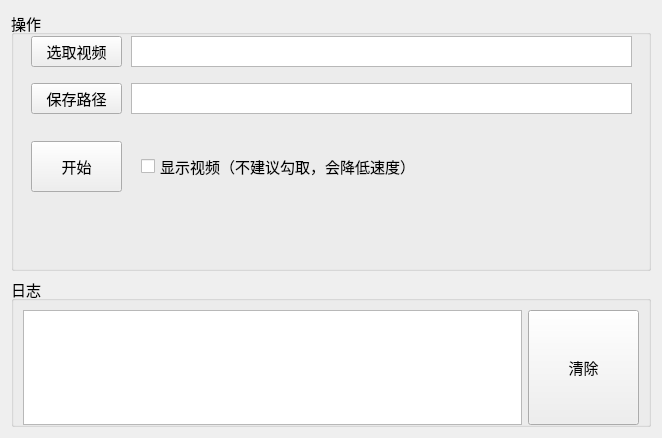
<?xml version="1.0" encoding="UTF-8"?>
<ui version="4.0">
 <class>MainUI</class>
 <widget class="QWidget" name="MainUI">
  <property name="geometry">
   <rect>
    <x>0</x>
    <y>0</y>
    <width>660</width>
    <height>436</height>
   </rect>
  </property>
  <property name="windowTitle">
   <string>Form</string>
  </property>
  <layout class="QGridLayout" name="gridLayout_2">
   <item row="0" column="0">
    <layout class="QGridLayout" name="gridLayout">
     <item row="0" column="0">
      <widget class="QGroupBox" name="groupBox">
       <property name="sizePolicy">
        <sizepolicy hsizetype="Minimum" vsizetype="Minimum">
         <horstretch>0</horstretch>
         <verstretch>0</verstretch>
        </sizepolicy>
       </property>
       <property name="minimumSize">
        <size>
         <width>640</width>
         <height>260</height>
        </size>
       </property>
       <property name="font">
        <font>
         <pointsize>11</pointsize>
        </font>
       </property>
       <property name="title">
        <string>操作</string>
       </property>
       <widget class="QPushButton" name="SelectFileButton">
        <property name="geometry">
         <rect>
          <x>20</x>
          <y>25</y>
          <width>91</width>
          <height>31</height>
         </rect>
        </property>
        <property name="sizePolicy">
         <sizepolicy hsizetype="Minimum" vsizetype="Minimum">
          <horstretch>0</horstretch>
          <verstretch>0</verstretch>
         </sizepolicy>
        </property>
        <property name="minimumSize">
         <size>
          <width>91</width>
          <height>31</height>
         </size>
        </property>
        <property name="text">
         <string>选取视频</string>
        </property>
       </widget>
       <widget class="QTextEdit" name="SelectFiletEdit">
        <property name="geometry">
         <rect>
          <x>120</x>
          <y>25</y>
          <width>501</width>
          <height>31</height>
         </rect>
        </property>
        <property name="minimumSize">
         <size>
          <width>501</width>
          <height>31</height>
         </size>
        </property>
       </widget>
       <widget class="QTextEdit" name="OutDirEdit">
        <property name="geometry">
         <rect>
          <x>120</x>
          <y>72</y>
          <width>501</width>
          <height>31</height>
         </rect>
        </property>
        <property name="minimumSize">
         <size>
          <width>501</width>
          <height>31</height>
         </size>
        </property>
       </widget>
       <widget class="QPushButton" name="OutDirButton">
        <property name="geometry">
         <rect>
          <x>20</x>
          <y>72</y>
          <width>91</width>
          <height>31</height>
         </rect>
        </property>
        <property name="sizePolicy">
         <sizepolicy hsizetype="Minimum" vsizetype="Minimum">
          <horstretch>0</horstretch>
          <verstretch>0</verstretch>
         </sizepolicy>
        </property>
        <property name="minimumSize">
         <size>
          <width>91</width>
          <height>31</height>
         </size>
        </property>
        <property name="text">
         <string>保存路径</string>
        </property>
       </widget>
       <widget class="QCheckBox" name="DisplayBox">
        <property name="geometry">
         <rect>
          <x>130</x>
          <y>140</y>
          <width>281</width>
          <height>31</height>
         </rect>
        </property>
        <property name="text">
         <string>显示视频（不建议勾取，会降低速度）</string>
        </property>
       </widget>
       <widget class="QPushButton" name="StartButton">
        <property name="geometry">
         <rect>
          <x>20</x>
          <y>130</y>
          <width>91</width>
          <height>51</height>
         </rect>
        </property>
        <property name="text">
         <string>开始</string>
        </property>
       </widget>
      </widget>
     </item>
     <item row="1" column="0">
      <widget class="QGroupBox" name="groupBox_2">
       <property name="sizePolicy">
        <sizepolicy hsizetype="Minimum" vsizetype="Minimum">
         <horstretch>0</horstretch>
         <verstretch>0</verstretch>
        </sizepolicy>
       </property>
       <property name="minimumSize">
        <size>
         <width>640</width>
         <height>150</height>
        </size>
       </property>
       <property name="font">
        <font>
         <pointsize>11</pointsize>
        </font>
       </property>
       <property name="title">
        <string>日志</string>
       </property>
       <layout class="QGridLayout" name="gridLayout_3">
        <item row="0" column="0">
         <widget class="QTextEdit" name="textEdit_3">
          <property name="minimumSize">
           <size>
            <width>491</width>
            <height>115</height>
           </size>
          </property>
         </widget>
        </item>
        <item row="0" column="1">
         <widget class="QPushButton" name="pushButton_3">
          <property name="sizePolicy">
           <sizepolicy hsizetype="Minimum" vsizetype="Minimum">
            <horstretch>0</horstretch>
            <verstretch>0</verstretch>
           </sizepolicy>
          </property>
          <property name="minimumSize">
           <size>
            <width>111</width>
            <height>115</height>
           </size>
          </property>
          <property name="text">
           <string>清除</string>
          </property>
         </widget>
        </item>
       </layout>
      </widget>
     </item>
    </layout>
   </item>
  </layout>
 </widget>
 <resources/>
 <connections/>
</ui>
